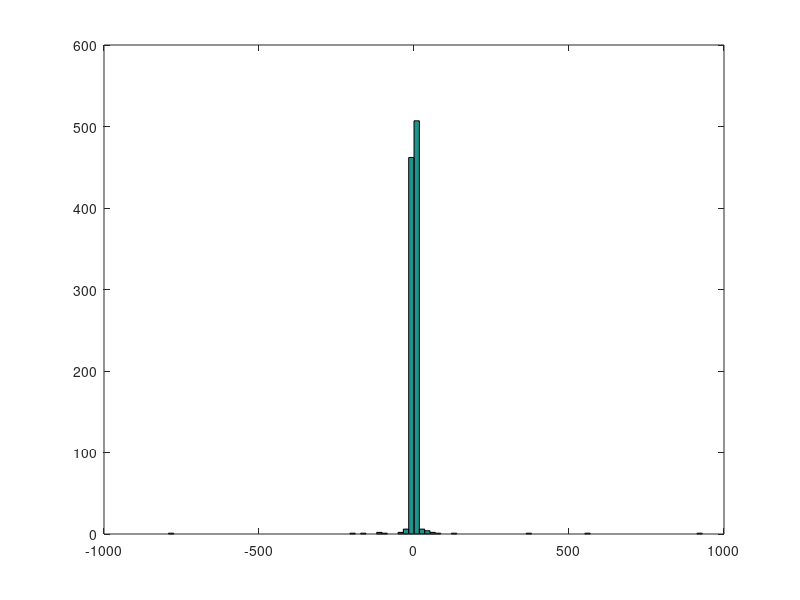

This chart was generated by the following MATLAB code:
clc;
clear all;
close all;


tmp_samples = gamrnd(0.5, 2, [1 1000]);
samples = normrnd(0, sqrt(1./tmp_samples));

hist(samples, 100)